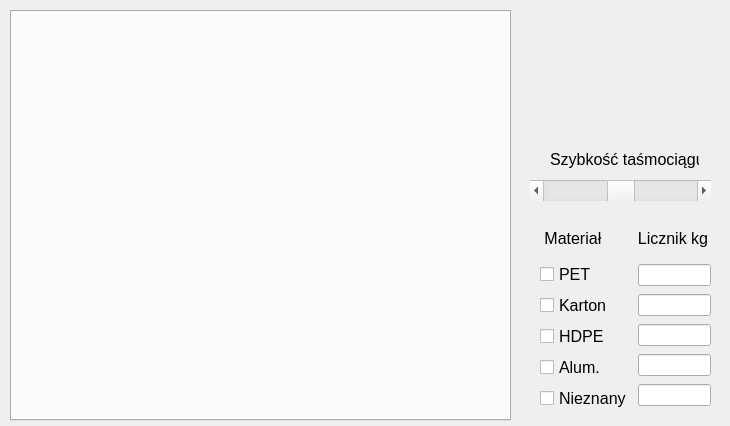
<?xml version="1.0" encoding="UTF-8"?>
<ui version="4.0">
 <class>MainWindow</class>
 <widget class="QMainWindow" name="MainWindow">
  <property name="geometry">
   <rect>
    <x>0</x>
    <y>0</y>
    <width>730</width>
    <height>426</height>
   </rect>
  </property>
  <property name="windowTitle">
   <string>MainWindow</string>
  </property>
  <widget class="QWidget" name="centralwidget">
   <widget class="QLabel" name="label_SzybTasm">
    <property name="geometry">
     <rect>
      <x>550</x>
      <y>150</y>
      <width>149</width>
      <height>19</height>
     </rect>
    </property>
    <property name="font">
     <font>
      <pointsize>12</pointsize>
     </font>
    </property>
    <property name="text">
     <string>Szybkość taśmociągu</string>
    </property>
   </widget>
   <widget class="QScrollBar" name="horizontalScrollBarSzybTasm">
    <property name="geometry">
     <rect>
      <x>530</x>
      <y>180</y>
      <width>181</width>
      <height>21</height>
     </rect>
    </property>
    <property name="maximum">
     <number>100</number>
    </property>
    <property name="singleStep">
     <number>10</number>
    </property>
    <property name="value">
     <number>50</number>
    </property>
    <property name="orientation">
     <enum>Qt::Horizontal</enum>
    </property>
   </widget>
   <widget class="QPushButton" name="pushButtonESTOP">
    <property name="geometry">
     <rect>
      <x>550</x>
      <y>10</y>
      <width>141</width>
      <height>121</height>
     </rect>
    </property>
    <property name="styleSheet">
     <string notr="true">#pushButtonESTOP {
background-color: transparent;
border-image: url(:ESTOP.png);
background: none;
border: none;
background-repeat: none;
}</string>
    </property>
    <property name="text">
     <string/>
    </property>
    <property name="checkable">
     <bool>false</bool>
    </property>
   </widget>
   <widget class="QWidget" name="layoutWidget">
    <property name="geometry">
     <rect>
      <x>540</x>
      <y>220</y>
      <width>171</width>
      <height>191</height>
     </rect>
    </property>
    <layout class="QVBoxLayout" name="verticalLayout_4">
     <item>
      <layout class="QHBoxLayout" name="horizontalLayout_2">
       <item>
        <widget class="QLabel" name="label">
         <property name="font">
          <font>
           <pointsize>12</pointsize>
          </font>
         </property>
         <property name="layoutDirection">
          <enum>Qt::LeftToRight</enum>
         </property>
         <property name="text">
          <string> Materiał</string>
         </property>
        </widget>
       </item>
       <item>
        <widget class="QLabel" name="label_2">
         <property name="font">
          <font>
           <pointsize>12</pointsize>
          </font>
         </property>
         <property name="text">
          <string>  Licznik kg</string>
         </property>
        </widget>
       </item>
      </layout>
     </item>
     <item>
      <layout class="QHBoxLayout" name="horizontalLayout">
       <item>
        <layout class="QVBoxLayout" name="verticalLayout_2">
         <item>
          <layout class="QVBoxLayout" name="verticalLayout">
           <item>
            <widget class="QCheckBox" name="checkBoxPET">
             <property name="font">
              <font>
               <pointsize>12</pointsize>
              </font>
             </property>
             <property name="text">
              <string>PET</string>
             </property>
            </widget>
           </item>
           <item>
            <widget class="QCheckBox" name="checkBoxKarton">
             <property name="font">
              <font>
               <pointsize>12</pointsize>
              </font>
             </property>
             <property name="text">
              <string>Karton</string>
             </property>
            </widget>
           </item>
           <item>
            <widget class="QCheckBox" name="checkBoxHDPE">
             <property name="font">
              <font>
               <pointsize>12</pointsize>
              </font>
             </property>
             <property name="text">
              <string>HDPE</string>
             </property>
            </widget>
           </item>
           <item>
            <widget class="QCheckBox" name="checkBoxAlum">
             <property name="font">
              <font>
               <pointsize>12</pointsize>
              </font>
             </property>
             <property name="text">
              <string>Alum.</string>
             </property>
            </widget>
           </item>
           <item>
            <widget class="QCheckBox" name="checkBoxNieznany">
             <property name="font">
              <font>
               <pointsize>12</pointsize>
              </font>
             </property>
             <property name="text">
              <string>Nieznany</string>
             </property>
            </widget>
           </item>
          </layout>
         </item>
        </layout>
       </item>
       <item>
        <layout class="QVBoxLayout" name="verticalLayout_3">
         <item>
          <widget class="QLineEdit" name="lineEdit_PET">
           <property name="text">
            <string/>
           </property>
           <property name="readOnly">
            <bool>true</bool>
           </property>
          </widget>
         </item>
         <item>
          <widget class="QLineEdit" name="lineEdit_Karton">
           <property name="text">
            <string/>
           </property>
           <property name="readOnly">
            <bool>true</bool>
           </property>
          </widget>
         </item>
         <item>
          <widget class="QLineEdit" name="lineEdit_HDPE">
           <property name="text">
            <string/>
           </property>
           <property name="readOnly">
            <bool>true</bool>
           </property>
          </widget>
         </item>
         <item>
          <widget class="QLineEdit" name="lineEdit_Alum">
           <property name="text">
            <string/>
           </property>
           <property name="readOnly">
            <bool>true</bool>
           </property>
          </widget>
         </item>
         <item>
          <widget class="QLineEdit" name="lineEdit_Nieznany">
           <property name="text">
            <string/>
           </property>
           <property name="readOnly">
            <bool>true</bool>
           </property>
          </widget>
         </item>
        </layout>
       </item>
      </layout>
     </item>
    </layout>
   </widget>
   <widget class="QTabWidget" name="tabWidget">
    <property name="geometry">
     <rect>
      <x>10</x>
      <y>10</y>
      <width>501</width>
      <height>411</height>
     </rect>
    </property>
    <property name="currentIndex">
     <number>-1</number>
    </property>
   </widget>
  </widget>
 </widget>
 <resources/>
 <connections/>
</ui>
